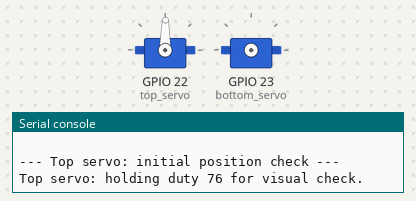
A program run on a simulated ESP32 board running MicroPython. Shown: 2 × servo, the last lines printed to the serial console. Servo angles are drawn from the pulse width (0.5 ms = 0°, 2.5 ms = 180°). At 38.1 s the program stops and its outputs stay as they are.

Above: at 0.2 s.
At 10.2 s:
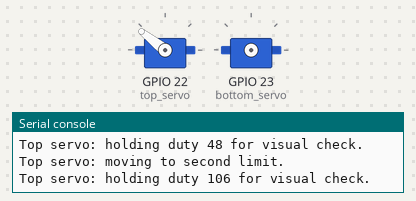
At 21.2 s:
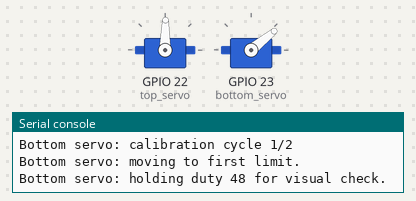
At 29.2 s:
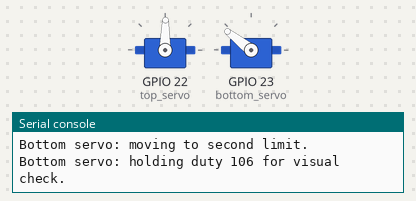
Timing chart, 0 to 32.6 s (numbered marks = the images above):
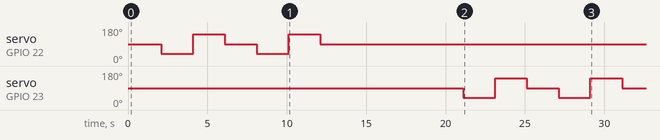

The program:

servo_to_mid.py
```python
from machine import Pin, PWM
from utime import sleep_ms


TOP_SERVO_PIN = 22
BOTTOM_SERVO_PIN = 23
SERVO_FREQUENCY = 50
# Start with the safe range for a normal 1-2 ms servo.
# Use 20 and 134 only when the servo datasheet confirms a 0.5-2.5 ms range.
SERVO_MIN_DUTY = 48       # Approximately 1.0 ms at 50 Hz.
SERVO_MAX_DUTY = 106      # Approximately 2.0 ms at 50 Hz.
# Project reference midpoint: matches b_home and t_servo_close in
# Cubotino_settings.txt. At 50 Hz this is approximately a 1.5 ms pulse.
SERVO_MID_DUTY = 76
POSITION_HOLD_MS = 2000
FINAL_SETTLE_MS = 5000
CALIBRATION_CYCLES = 2


def set_servo_position(servo, duty):
    """Set one servo to a PWM duty value."""
    servo.duty(duty)


def move_and_hold(name, servo, duty):
    """Move to a position and hold it long enough for visual confirmation."""
    set_servo_position(servo, duty)
    print("{} servo: holding duty {} for visual check.".format(name, duty))
    sleep_ms(POSITION_HOLD_MS)


def calibrate_servo(name, servo):
    """Sweep one servo and leave it at the project reference midpoint."""
    print("\n--- {} servo: initial position check ---".format(name))
    move_and_hold(name, servo, SERVO_MID_DUTY)
    print("{} servo commanded to project midpoint duty {}.".format(
        name, SERVO_MID_DUTY))
    print("If it did not move or hold, stop and check power, ground, signal pin, and horn.")

    for cycle in range(1, CALIBRATION_CYCLES + 1):
        print("{} servo: calibration cycle {}/{}".format(
            name, cycle, CALIBRATION_CYCLES))

        print("{} servo: moving to first limit.".format(name))
        move_and_hold(name, servo, SERVO_MIN_DUTY)

        print("{} servo: moving to second limit.".format(name))
        move_and_hold(name, servo, SERVO_MAX_DUTY)

        print("{} servo: returning to midpoint duty {}.".format(
            name, SERVO_MID_DUTY))
        move_and_hold(name, servo, SERVO_MID_DUTY)
        print("{} servo: midpoint reached for cycle {}.".format(name, cycle))

    print("{} servo: final midpoint command sent.".format(name))
    print("{} servo: waiting {} seconds for the mechanism to settle.".format(
        name, FINAL_SETTLE_MS // 1000))
    sleep_ms(FINAL_SETTLE_MS)
    print("{} servo: calibration command complete; inspect that it is stopped.".format(name))
    print("Fit or adjust this servo horn while duty {} is active.".format(
        SERVO_MID_DUTY))


def swipe_and_center():
    """Sweep both servos and leave them at their electrical midpoint.

    Remove the servo horns before running this procedure. Install them while
    the servos are holding SERVO_MID_DUTY at the end of the procedure.
    """
    top_servo = PWM(Pin(TOP_SERVO_PIN), freq=SERVO_FREQUENCY)
    sleep_ms(50)
    bottom_servo = PWM(Pin(BOTTOM_SERVO_PIN), freq=SERVO_FREQUENCY)
    sleep_ms(50)

    try:
        calibrate_servo("Top", top_servo)
        calibrate_servo("Bottom", bottom_servo)
        print("\n=== Calibration complete for both servos ===")
        print("Both servos are holding midpoint duty {}; inspect before powering off.".format(
            SERVO_MID_DUTY))
    except KeyboardInterrupt:
        set_servo_position(top_servo, SERVO_MID_DUTY)
        set_servo_position(bottom_servo, SERVO_MID_DUTY)
        print("\nCalibration interrupted; both servos returned to midpoint duty {}.".format(
            SERVO_MID_DUTY))


if __name__ == "__main__":
    swipe_and_center()
```

Measured:
- by itself, servo on GPIO 22 (top_servo): 89° → 39° at 2.1 s, → 142° 2.0 s later, → 89° 2.0 s later, → 39° 2.0 s later, … (6 changes in this stretch)
- by itself, servo on GPIO 23 (bottom_servo): 89° → 39° at 21.1 s, → 142° 2.0 s later, → 89° 2.0 s later, → 39° 2.0 s later, … (6 changes in this stretch)
